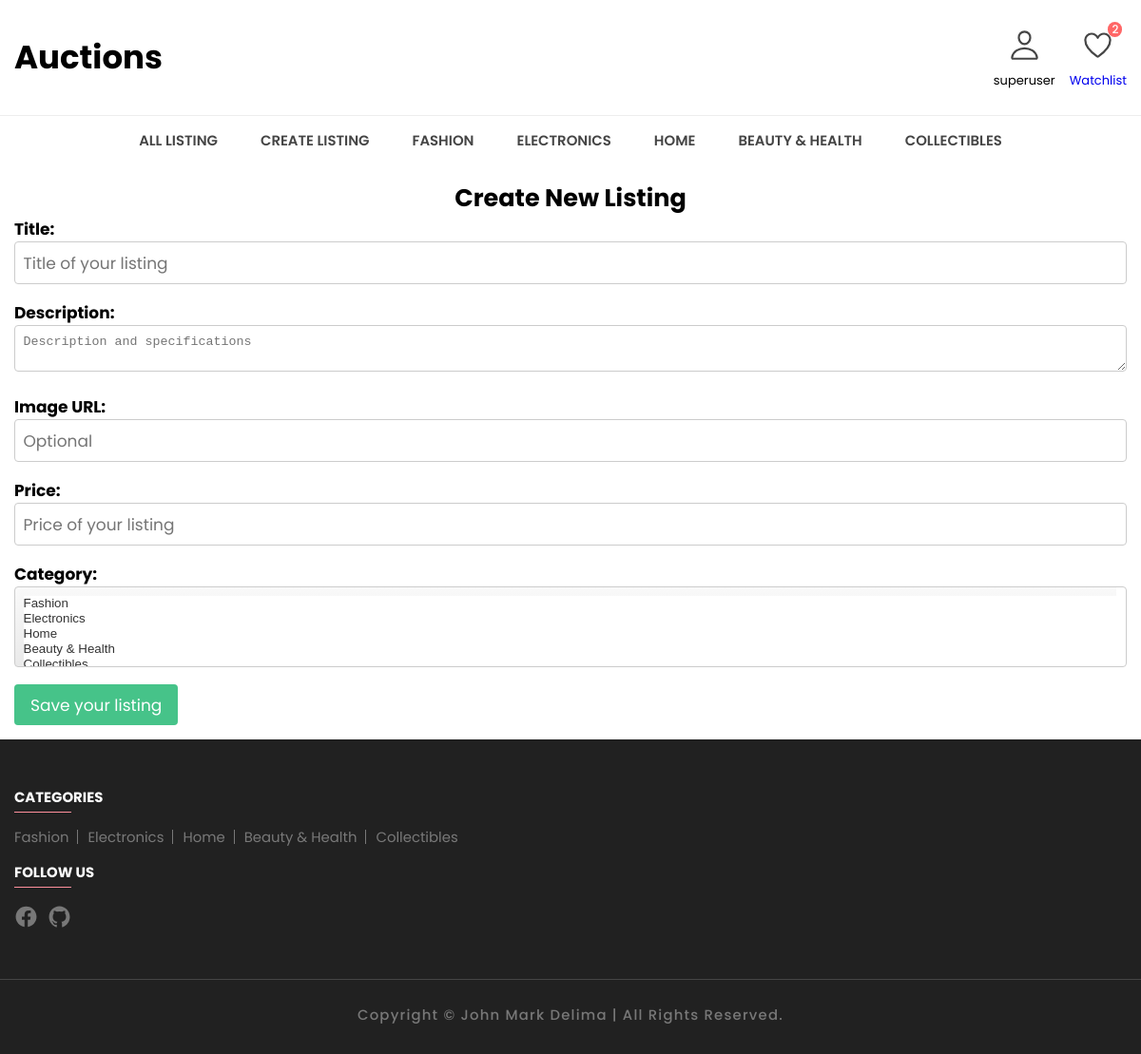
The page /create (signed in) on the database its author committed.
### auctions/models.py (models this page shows)
class User(AbstractUser):
    pass

class Category(models.Model):
    categoryName = models.CharField(max_length=50)
    def __str__(self):
        return self.categoryName

### auctions/views.py (the view, shortened to what this page needs)
# urls.py: path("create", views.create_listing, name="create"),
def create_listing(request):
    if request.method == "GET":
        return render(request, "auctions/create.html", {
            "categories": Category.objects.all(),
            "watchlistCount": len(request.user.listingWatchlist.all())
        })

### auctions/templates/auctions/create.html (shortened to what this page needs)
{% extends "auctions/layout.html" %}
{% block body %}
<div class="container">
    <h2 class="create-title">Create New Listing</h2>
    <form action="{% url 'create' %}" method="post">
        <div class="form-group">
            <label for="title">Title:</label>
            <input type="text" name="title" class="form-control" id="title" placeholder="Title of your listing" required>
        </div>
        <div class="form-group">
            <label for="description">Description:</label>
            <textarea type="text" name="description" class="form-control" id="description" placeholder="Description and specifications" required></textarea>
        </div>
        <div class="form-group">
            <label for="imgUrl">Image URL:</label>
            <input type="text" name="imgUrl" class="form-control" id="imgUrl" placeholder="Optional">
        </div>
        <div class="form-group">
            <label for="price">Price:</label>
            <input type="number" name="price" class="form-control" id="price" placeholder="Price of your listing" required>
        </div>
        <div class="d-flex justify-content-between">
            <div class="form-group">
                <label for="category">Category:</label>
                <select name="category" id="category" multiple required>
                    {% for category in categories %}
                        <option value="{{ category }}">{{ category }}</option>
                    {% endfor %}
                  </select>
              </div>
            <button type="submit" class="btn btn-primary">Save your listing</button>
        </div>
    </form>
</div>
{% endblock %}

### auctions/templates/auctions/layout.html (shortened to what this page needs)
{% load static %}
{% load humanize %}
<!DOCTYPE html>
<html lang="en">
<head>
  <link href="{% static 'auctions/css/style-prefix.css' %}" rel="stylesheet">
</head>
<body>
  <div class="header-main">
    <div class="container container-menu">
      <a href="{% url 'index' %}" class="header-logo">
        <h1><b>Auctions</b></h1>
      </a>
      <div class="header-user-actions">
        <div class="dropdown header-user-label">
          <button class="action-btn">
            <ion-icon name="person-outline"></ion-icon>
          </button>
          <span>
            {% if user.is_authenticated %}
            {{ user.username }}
          </span>
          {% endif %}
        </div>
        {% if user.is_authenticated %}
        <a href="{% url 'watchlist' %}">
          <div class="header-user-label">
            <button class="action-btn">
              <ion-icon name="heart-outline"></ion-icon>
              <span class="count">{{ watchlistCount }}</span>
            </button>
            <span>Watchlist</span>
          </div>
        </a>
        {% endif %}
      </div>
    </div>
  </div>
  {% if user.is_authenticated %}
  <nav class="desktop-navigation-menu">
    <div class="container">
      <ul class="desktop-menu-category-list">
        <li class="menu-category">
          <a href="{% url 'index' %}" class="menu-title">All Listing</a>
        </li>
        <li class="menu-category">
          <a href="{% url 'create' %}" class="menu-title">Create Listing</a>
        </li>
        {% for category in categories %}
        <li class="menu-category">
          <a href="{% url 'display_category' category=category %}" class="menu-title">{{ category }}</a>
        </li>
        {% endfor %}
      </ul>
    </div>
  </nav>
  {% endif %}
  <main>
    {% block body %}
    {% endblock %}
  </main>
  <footer>
    <div class="footer-nav container">
      {% if categories %}
      <div class="">
        <h2 class="nav-title">Categories</h2>
        <div class="footer-category-box">
          {% for category in categories %}
          <a href="{% url 'display_category' category=category %}" class="footer-category-link">{{ category }}</a>
          {% endfor %}
        </div>
      </div>
      {% endif %}
      <div class="">
        <h2 class="nav-title">Follow Us</h2>
        <li>
          <ul class="social-link">
            <li class="footer-nav-item">
              <a href="https://www.facebook.com/johnmark.delima.986" class="footer-nav-link">
                <ion-icon name="logo-facebook"></ion-icon>
              </a>
            </li>
            <li class="footer-nav-item">
              <a href="https://github.com/jnale-hub" class="footer-nav-link">
                <ion-icon name="logo-github"></ion-icon>
              </a>
            </li>
          </ul>
        </li>
      </div>
    </div>
    <div class="footer-bottom">
      <div class="container">
        <br>
        <p class="copyright">
          Copyright &copy; <a href="https://github.com/jnale-hub">John Mark Delima</a>
          | all rights reserved.
        </p>
      </div>
    </div>
  </footer>
</body>
</html>

### auctions/templates/auctions/layout.html (style rules this page uses)
.container-menu { display: flex; flex-wrap: wrap; align-items: center; justify-content: space-between; padding: 0 15px; }

### rows shown on the page
User: username "superuser"
Category: categoryName "FASHION", categoryName "Fashion"
Category: categoryName "ELECTRONICS", categoryName "Electronics"
Category: categoryName "HOME", categoryName "Home"
Category: categoryName "BEAUTY & HEALTH", categoryName "Beauty & Health"
Category: categoryName "COLLECTIBLES", categoryName "Collectibles"

### other values the page prints
{{ watchlistCount }} "2"
